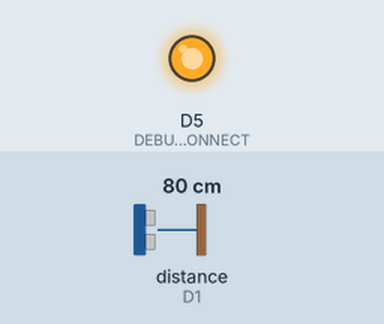
This sketch was run on a simulated ESP8266 (NodeMCU). Shown: output pins drawn as LEDs (lit = HIGH). Wiring (inferred from the names in the program): ultrasonic range finder: trigger D2; echo D1. The inputs (shaded band) are chosen by the test bench; at power-on: distance to the obstacle (sensor on D1) 80 cm. The echo pulse lasts 58.3 µs per cm; WiFi joins after 1.5 s; servers stay silent unless stated; not simulated (calls return 0 or success): WiFiClientSecureAxTLS.h; pins used as bus, display or sensor lines are not drawn; what the sketch prints to the serial monitor is not drawn.

Above: at 0.1 s.
At 0.6 s:
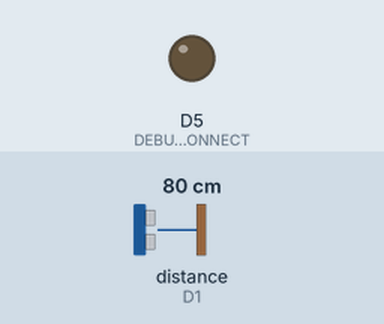
Timing chart, 0 to 2.5 s (numbered marks = the images above):
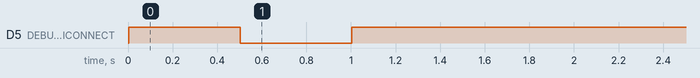

The sketch:

ultrasonic_firebase_GSheet.ino
```cpp
#include <ESP8266WiFi.h>
#include <FirebaseArduino.h>
#include <time.h>
#include <WiFiClientSecureAxTLS.h>

// Config Firebase
#define FIREBASE_HOST "virpj-5c808.firebaseio.com"
#define FIREBASE_AUTH "rNtv49Y7HgtJOrXB58V0C2uYY9MMEN0EPsRJjV7s"

// Config connect WiFi
// Config connect WiFi
#define WIFI_SSID "WiFi-NU"
#define WIFI_PASSWORD ""
//#define WIFI_SSID "Lee"
//#define WIFI_PASSWORD "60315241"


int ECHO_PIN    = D1;
int TRIGGER_PIN = D2;

#define DEBUG_WIFICONNECT 14
#define DEBUG_PUTHDATA 5
// Config time


int dst = 0;

void setup() {

  pinMode(DEBUG_WIFICONNECT, OUTPUT);
  pinMode(DEBUG_PUTHDATA, OUTPUT);

  pinMode(TRIGGER_PIN, OUTPUT);
     pinMode(ECHO_PIN, INPUT);

  Serial.begin(9600);

  WiFi.mode(WIFI_STA);
  // connect to wifi.
  WiFi.begin(WIFI_SSID, WIFI_PASSWORD);
  Serial.print("connecting");

  while (WiFi.status() != WL_CONNECTED) {
    Serial.print(".");
    digitalWrite(DEBUG_WIFICONNECT, !digitalRead(DEBUG_WIFICONNECT));
    delay(500);
  }
  digitalWrite(DEBUG_WIFICONNECT, HIGH);
  Serial.println();
  Serial.print("connected: ");
  Serial.println(WiFi.localIP());


  Firebase.begin(FIREBASE_HOST, FIREBASE_AUTH);
}

void loop() {
  GG_ScriptSheet();
 delay(5000);
}
  void GG_ScriptSheet(){
//   YOUR SCRIPT = https://script.google.com/macros/s/AKfycbweatt_gdGsU9rstnQHePO2xf_wUtX1npQFn30NRrkRbAw5LqHV/exec
  // U can test script by fill:   /?&FIELD1=16&FIELD2=18
  axTLS::WiFiClientSecure client;
  const char* HOST = "script.google.com";
  const char* GScriptId = "AKfycbweatt_gdGsU9rstnQHePO2xf_wUtX1npQFn30NRrkRbAw5LqHV";
  //float TEMP HUMD
//  float TEMP = (random(2,50))/3.00;
//  float HUMD = (random(20,80))/3.00;
  long duration;
  long distance;
  digitalWrite(TRIGGER_PIN, LOW);  // Added this line
  delayMicroseconds(2); // Added this line
  digitalWrite(TRIGGER_PIN, HIGH);
  delayMicroseconds(10); // Added this line
  digitalWrite(TRIGGER_PIN, LOW);
  duration = pulseIn(ECHO_PIN, HIGH);
  distance = (duration/2) / 29.1;
  Serial.print(distance);

  Firebase.set("Ultrasonic/distance",distance);
  String url32 = String("/macros/s/") + GScriptId + "/exec?&FIELD1="+(String) distance;
  Serial.print("Client.Connecting...");

  if (client.connect(HOST, 443)) {
    client.println("GET " + String(url32) + " HTTP/1.0"); //HTTP/1.0 OK sent LINEnotify and GoogleSheet
    client.println("Host: " + String(HOST));
    client.println("User-Agent: ESP8266\r\n");
    client.println("Connection: close\r\n\r\n");
    //client.println(true ? "" : "Connection: close\r\n");
    //client.println("Content-Type: application/x-www-form-urlencoded");
    client.println("Content-Type: application/json");
    //2client.println("Connection: close");
    client.println("Content-Length: " + String(url32.length()));
    client.println();
    //client.println(postData);
    client.print("\r\n\r\n");
    Serial.print("Response...");
  }
  Serial.println("OK !!!");
}
```
